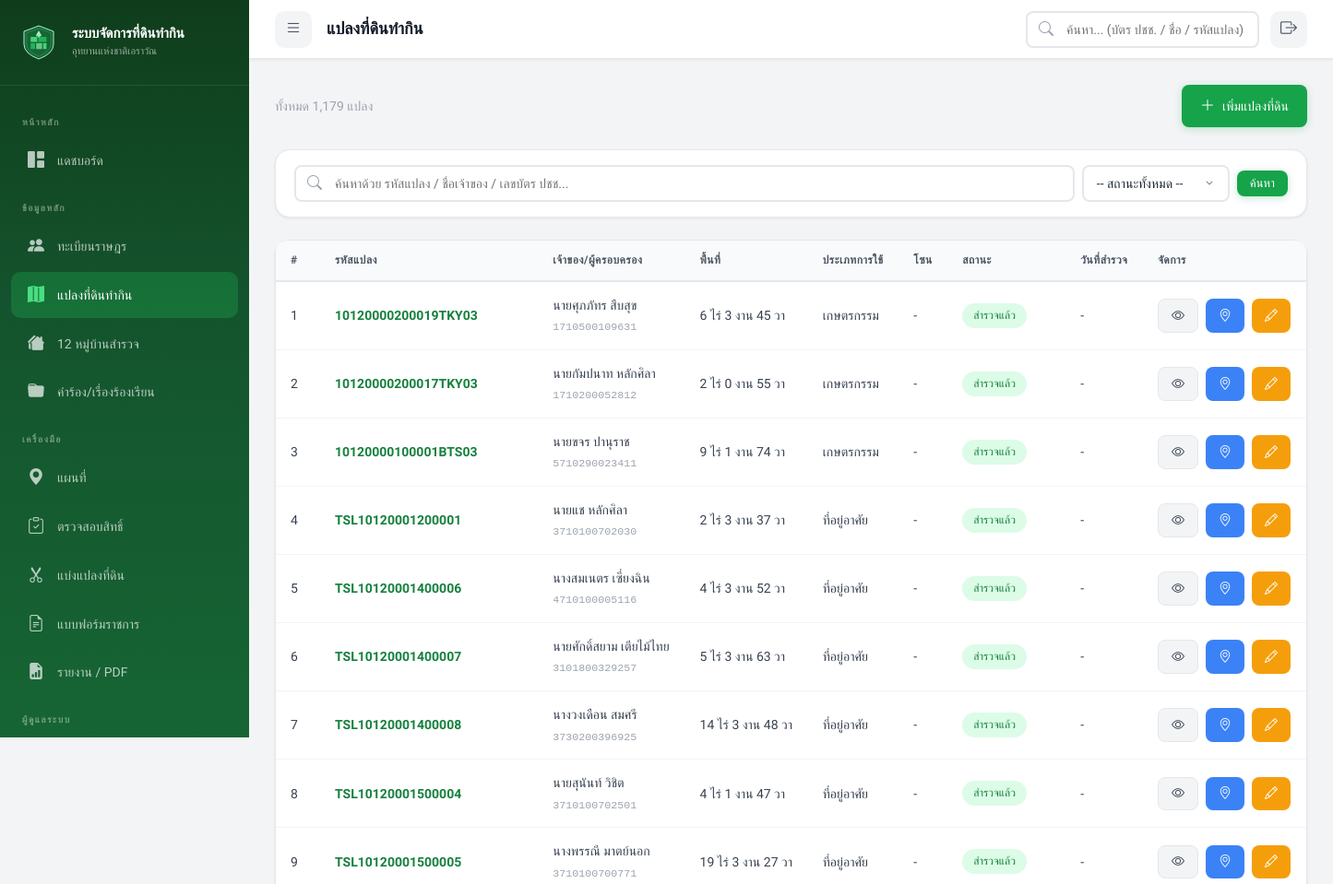
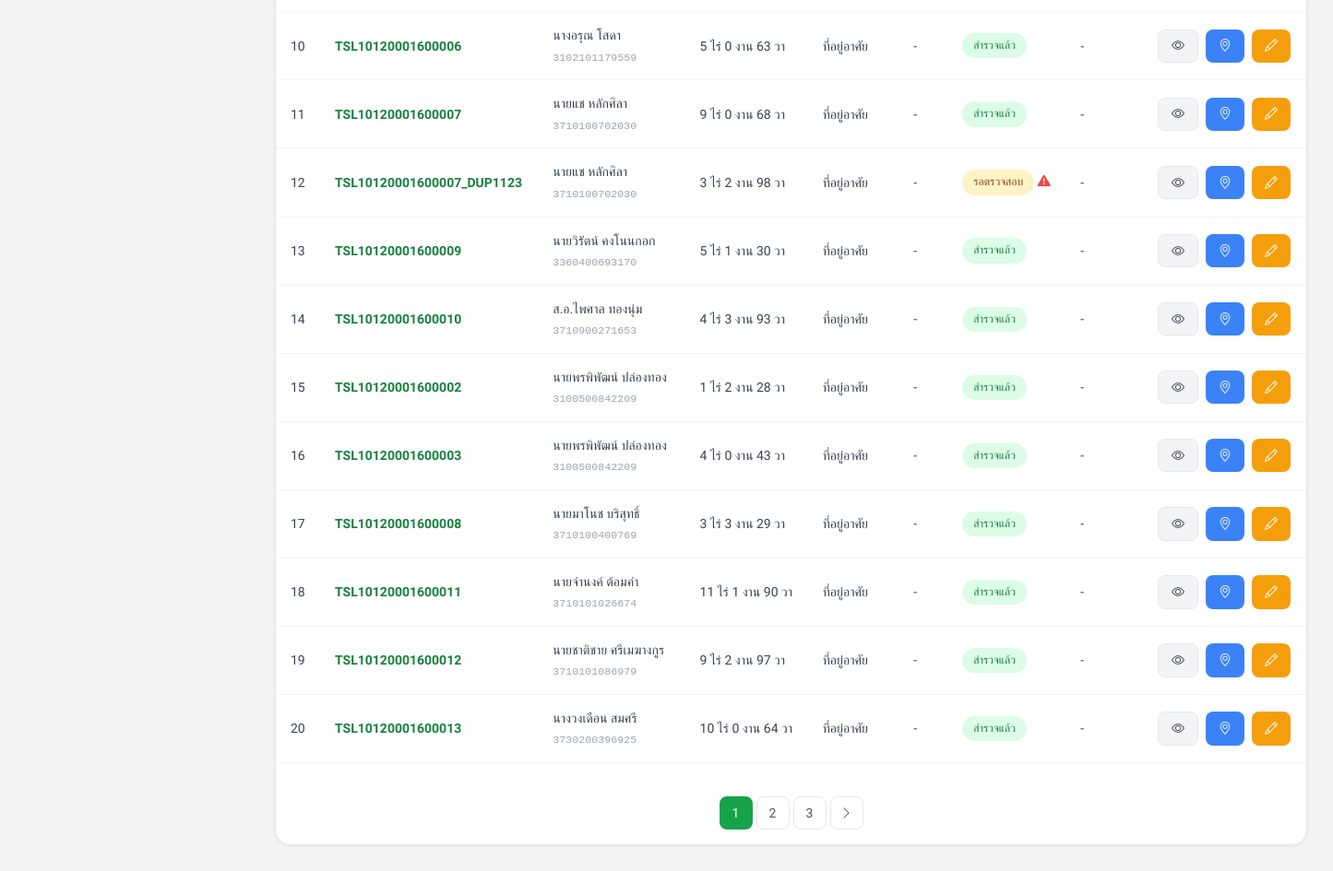
Page /index.php?page=plots (signed in) on the earlier database version (2 pictures, top to bottom).
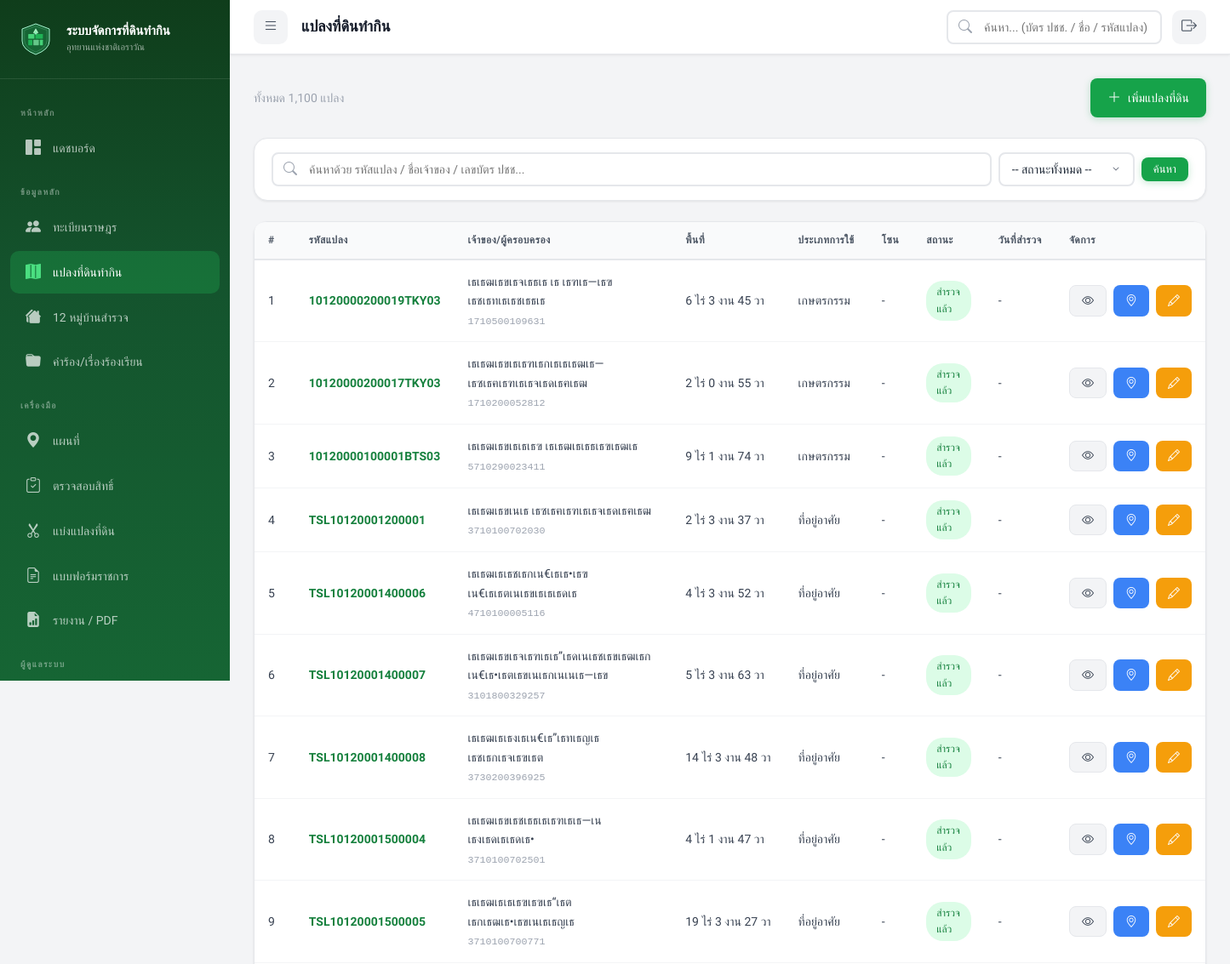
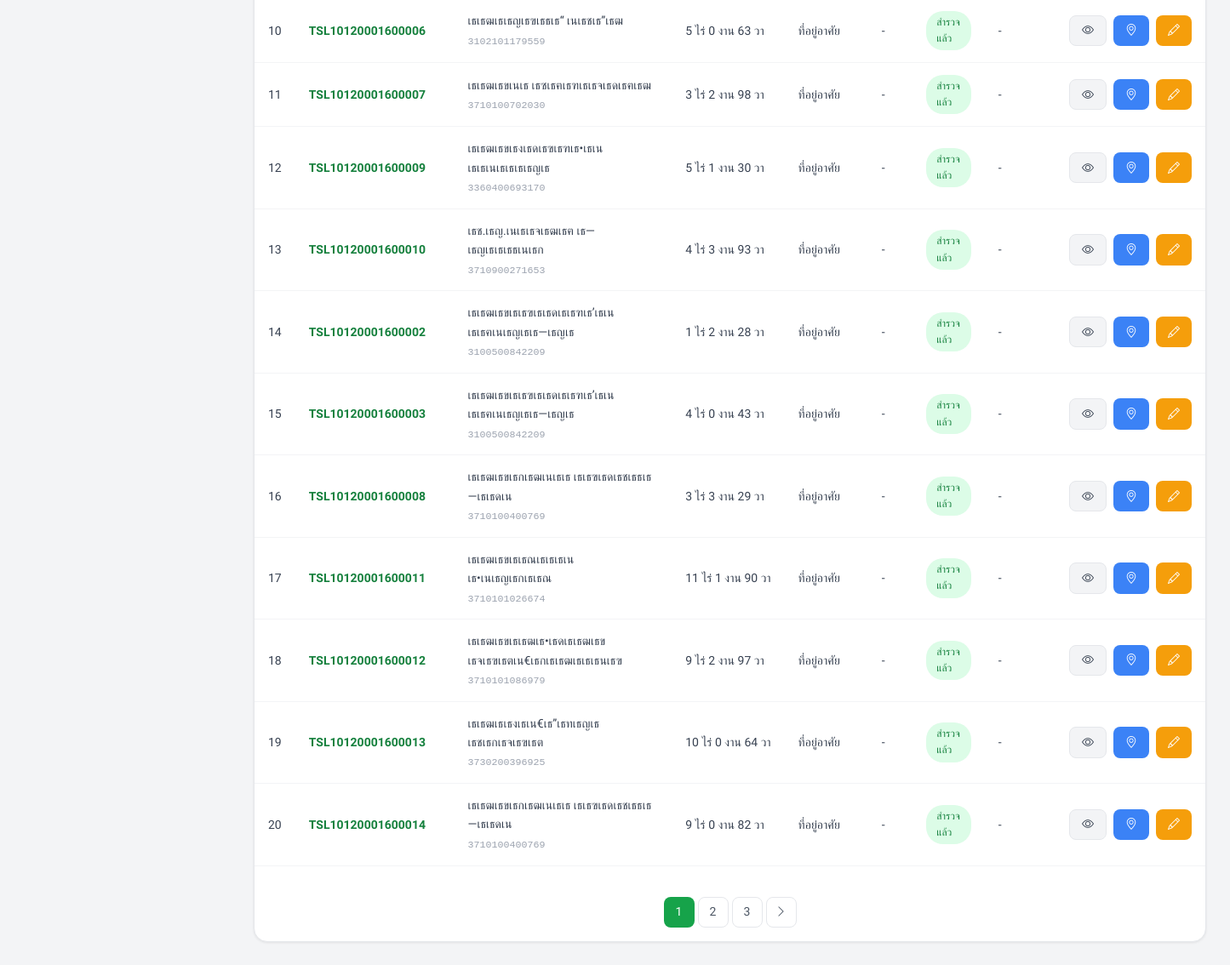
Same page on the later database version (2 pictures, top to bottom).
### tables this page shows
CREATE TABLE `land_plots` (
  `plot_id` int(11) NOT NULL AUTO_INCREMENT,
  `parent_plot_id` int(11) DEFAULT NULL,
  `allocation_type` varchar(20) DEFAULT NULL,
  `plot_code` varchar(50) NOT NULL,
  `villager_id` int(11) NOT NULL,
  `park_name` varchar(100) DEFAULT NULL,
  `zone` varchar(50) DEFAULT NULL,
  `area_rai` decimal(10,2) DEFAULT 0.00,
  `area_ngan` decimal(10,2) DEFAULT 0.00,
  `area_sqwa` decimal(10,2) DEFAULT 0.00,
  `land_use_type` enum('agriculture','residential','garden','livestock','mixed','other') DEFAULT 'agriculture',
  `crop_type` varchar(200) DEFAULT NULL,
  `latitude` decimal(10,7) DEFAULT NULL,
  `longitude` decimal(10,7) DEFAULT NULL,
  `polygon_coords` longtext DEFAULT NULL CHECK (json_valid(`polygon_coords`)),
  `occupation_since` year(4) DEFAULT NULL,
  `has_document` tinyint(1) DEFAULT 0,
  `document_type` varchar(50) DEFAULT NULL,
  `status` enum('surveyed','pending_review','temporary_permit','must_relocate','disputed') DEFAULT 'pending_review',
  `survey_date` date DEFAULT NULL,
  `surveyed_by` int(11) DEFAULT NULL,
  `plot_image_path` varchar(500) DEFAULT NULL,
  `notes` text DEFAULT NULL,
  `remark_risk` enum('not_risky','risky','risky_case','not_risky_case') DEFAULT 'not_risky',
  `watershed_class` varchar(20) DEFAULT NULL,
  `created_at` datetime DEFAULT current_timestamp(),
  `updated_at` datetime DEFAULT current_timestamp() ON UPDATE current_timestamp(),
  `code_dnp` varchar(10) DEFAULT NULL COMMENT 'เธฃเธซเธฑเธชเธเนเธฒเธญเธเธธเธฃเธฑเธเธฉเน',
  `apar_code` varchar(20) DEFAULT NULL COMMENT 'เธฃเธซเธฑเธชเนเธเธฅเธเธ—เธตเนเธเธฃเธดเธซเธฒเธฃเนเธฅเนเธง',
  `apar_no` varchar(10) DEFAULT NULL COMMENT 'เธซเธกเธฒเธขเน€เธฅเธเน€เธเธ•เนเธเธฃเธเธเธฒเธฃเธฏ',
  `num_apar` varchar(20) DEFAULT NULL COMMENT 'เธ—เธตเนเธ”เธดเธเน€เธฅเธเธ—เธตเน',
  `spar_code` varchar(20) DEFAULT NULL COMMENT 'เธฃเธซเธฑเธชเธ—เธตเนเธ”เธดเธเธชเธณเธฃเธงเธ',
  `ban_e` varchar(10) DEFAULT NULL COMMENT 'เธเธทเนเธญเธขเนเธญเธซเธกเธนเนเธเนเธฒเธเธ เธฒเธฉเธฒเธญเธฑเธเธเธคเธฉ (3 เธ•เธฑเธงเธญเธฑเธเธฉเธฃ)',
  `perimeter` decimal(10,3) DEFAULT NULL COMMENT 'เธฃเธฐเธขเธฐเธฃเธญเธเนเธเธฅเธ (เน€เธกเธ•เธฃ)',
  `ban_type` tinyint(4) DEFAULT NULL COMMENT 'เธฅเธฑเธเธฉเธ“เธฐเธซเธกเธนเนเธเนเธฒเธ (1=เนเธเน€เธเธ•, 2=เธเธญเธเน€เธเธ•เธ—เธณเธเธดเธเนเธ, 3=เธเธฒเธเน€เธเธตเนเธขเธง)',
  `num_spar` varchar(50) DEFAULT NULL COMMENT 'เน€เธฅเธเธ—เธตเนเนเธเธฅเธเธชเธณเธฃเธงเธ',
  `spar_no` varchar(10) DEFAULT NULL COMMENT 'เธฅเธณเธ”เธฑเธเธชเธณเธฃเธงเธ',
  `par_ban` varchar(50) DEFAULT NULL COMMENT 'เธเธทเนเธญเธเนเธฒเธ (เธ—เธตเนเธ•เธฑเนเธเนเธเธฅเธ)',
  `par_moo` varchar(5) DEFAULT NULL COMMENT 'เธซเธกเน (เนเธเธฅเธ)',
  `par_tam` varchar(50) DEFAULT NULL COMMENT 'เธ•เธณเธเธฅ (เนเธเธฅเธ)',
  `par_amp` varchar(50) DEFAULT NULL COMMENT 'เธญเธณเน€เธ เธญ (เนเธเธฅเธ)',
  `par_prov` varchar(50) DEFAULT NULL COMMENT 'เธเธฑเธเธซเธงเธฑเธ” (เนเธเธฅเธ)',
  `ptype` varchar(100) DEFAULT NULL COMMENT 'เธเธฃเธฐเน€เธ เธ—เธ—เธตเนเธ”เธดเธ',
  `target_fid` int(11) DEFAULT NULL COMMENT 'TARGET_FID เธญเนเธฒเธเธญเธดเธ Shapefile',
  `data_issues` text DEFAULT NULL COMMENT 'เธเธฑเธซเธฒเธเนเธญเธกเธฅเธ—เธตเนเธเธเธเธฒเธเธเธฒเธฃเธ•เธฃเธงเธเธชเธญเธ',
  PRIMARY KEY (`plot_id`),
  UNIQUE KEY `plot_code` (`plot_code`),
  KEY `surveyed_by` (`surveyed_by`),
  KEY `idx_plot_code` (`plot_code`),
  KEY `idx_villager` (`villager_id`),
  KEY `idx_status` (`status`),
  KEY `idx_coords` (`latitude`,`longitude`),
  KEY `idx_park` (`park_name`),
  KEY `idx_zone` (`zone`),
  KEY `idx_parent_plot` (`parent_plot_id`),
  CONSTRAINT `land_plots_ibfk_1` FOREIGN KEY (`villager_id`) REFERENCES `villagers` (`villager_id`) ON DELETE CASCADE,
  CONSTRAINT `land_plots_ibfk_2` FOREIGN KEY (`surveyed_by`) REFERENCES `users` (`user_id`) ON DELETE SET NULL
);

CREATE TABLE `villagers` (
  `villager_id` int(11) NOT NULL AUTO_INCREMENT,
  `id_card_number` varchar(13) NOT NULL,
  `prefix` varchar(20) DEFAULT NULL,
  `first_name` varchar(100) NOT NULL,
  `last_name` varchar(100) NOT NULL,
  `birth_date` date DEFAULT NULL,
  `phone` varchar(15) DEFAULT NULL,
  `address` text DEFAULT NULL,
  `village_no` varchar(10) DEFAULT NULL,
  `village_name` varchar(100) DEFAULT NULL,
  `sub_district` varchar(100) DEFAULT NULL,
  `district` varchar(100) DEFAULT NULL,
  `province` varchar(100) DEFAULT NULL,
  `photo_path` varchar(500) DEFAULT NULL,
  `notes` text DEFAULT NULL,
  `qualification_status` enum('pending','passed','failed') DEFAULT 'pending',
  `qual_thai_nationality` tinyint(1) DEFAULT 1,
  `qual_continuous_residence` tinyint(1) DEFAULT 1,
  `qual_no_other_land` tinyint(1) DEFAULT 1,
  `qual_no_court_order` tinyint(1) DEFAULT 1,
  `qual_no_forest_crime` tinyint(1) DEFAULT 1,
  `qual_no_revoked_rights` tinyint(1) DEFAULT 1,
  `qualification_date` date DEFAULT NULL,
  `qualification_notes` text DEFAULT NULL,
  `created_by` int(11) DEFAULT NULL,
  `created_at` datetime DEFAULT current_timestamp(),
  `updated_at` datetime DEFAULT current_timestamp() ON UPDATE current_timestamp(),
  `verification_status` enum('pending','verified') DEFAULT 'pending',
  `verified_at` datetime DEFAULT NULL,
  `verified_by` int(11) DEFAULT NULL,
  PRIMARY KEY (`villager_id`),
  UNIQUE KEY `id_card_number` (`id_card_number`),
  KEY `created_by` (`created_by`),
  KEY `idx_id_card` (`id_card_number`),
  KEY `idx_name` (`first_name`,`last_name`),
  KEY `idx_village` (`village_name`),
  CONSTRAINT `villagers_ibfk_1` FOREIGN KEY (`created_by`) REFERENCES `users` (`user_id`) ON DELETE SET NULL
);

### views/plots/list.php (the view, shortened to what the changed rows need)
<?php
$db = getDB();
$search = trim($_GET['search'] ?? '');
$statusFilter = $_GET['status'] ?? '';
$page_num = max(1, (int) ($_GET['p'] ?? 1));
$offset = ($page_num - 1) * ITEMS_PER_PAGE;
$where = [];
$params = [];
$whereClause = !empty($where) ? 'WHERE ' . implode(' AND ', $where) : '';
$countStmt = $db->prepare("SELECT COUNT(*) FROM land_plots lp JOIN villagers v ON lp.villager_id = v.villager_id $whereClause");
$countStmt->execute($params);
$totalItems = $countStmt->fetchColumn();
$totalPages = max(1, ceil($totalItems / ITEMS_PER_PAGE));
$sql = "SELECT lp.*, v.first_name, v.last_name, v.prefix, v.id_card_number,
               u.full_name as surveyor_name
        FROM land_plots lp
        JOIN villagers v ON lp.villager_id = v.villager_id
        LEFT JOIN users u ON lp.surveyed_by = u.user_id
        $whereClause
        ORDER BY lp.created_at DESC
        LIMIT " . ITEMS_PER_PAGE . " OFFSET $offset";
$stmt = $db->prepare($sql);
$stmt->execute($params);
$plots = $stmt->fetchAll();
?>
<div class="d-flex justify-between align-center mb-3">
    <p class="text-muted">ทั้งหมด
        <?= number_format($totalItems) ?> แปลง
    </p>
    <div class="d-flex gap-1">
        <?php if ($_SESSION['role'] !== ROLE_VIEWER): ?>
            <a href="index.php?page=plots&action=create" class="btn btn-primary">
                <i class="bi bi-plus-lg"></i> เพิ่มแปลงที่ดิน
            </a>
        <?php endif; ?>
    </div>
</div>
<div class="card mb-3">
    <div class="card-body" style="padding: 16px 20px;">
        <form method="GET" class="d-flex gap-1 align-center" style="flex-wrap:wrap;">
            <div class="search-bar" style="flex:1; min-width:250px; max-width:100%;">
                <i class="bi bi-search"></i>
                <input type="text" name="search" value="<?= htmlspecialchars($search) ?>" data-live-search="true"
                    placeholder="ค้นหาด้วย รหัสแปลง / ชื่อเจ้าของ / เลขบัตร ปชช...">
            </div>
            <select name="status" class="form-control" style="width:auto; min-width:160px;">
                <option value="">-- สถานะทั้งหมด --</option>
            </select>
            <button type="submit" class="btn btn-primary btn-sm">ค้นหา</button>
        </form>
    </div>
</div>
<div class="card">
    <div class="card-body" style="padding:0;">
        <?php if (empty($plots)): ?>
            <div class="empty-state">
                <i class="bi bi-map"></i>
                <h4>ไม่พบข้อมูลแปลงที่ดิน</h4>
                <p>
                    <?= $search ? 'ลองค้นหาด้วยคำอื่น' : 'เริ่มต้นโดยเพิ่มข้อมูลแปลงที่ดินแปลงแรก' ?>
                </p>
            </div>
        <?php else: ?>
            <div class="table-container">
                <table>
                    <thead>
                        <tr>
                            <th>#</th>
                            <th>รหัสแปลง</th>
                            <th>เจ้าของ/ผู้ครอบครอง</th>
                            <th>พื้นที่</th>
                            <th>ประเภทการใช้</th>
                            <th>โซน</th>
                            <th>สถานะ</th>
                            <th>วันที่สำรวจ</th>
                            <th>จัดการ</th>
                        </tr>
                    </thead>
                    <tbody>
                        <?php foreach ($plots as $i => $p): ?>
                            <tr>
                                <td>
                                    <?= $offset + $i + 1 ?>
                                </td>
                                <td><strong style="color:var(--primary-700);">
                                        <?= htmlspecialchars($p['plot_code']) ?>
                                    </strong></td>
                                <td>
                                    <?= htmlspecialchars(($p['prefix'] ?? '') . $p['first_name'] . ' ' . $p['last_name']) ?>
                                    <br><small class="text-muted" style="font-family:monospace;">
                                        <?= $p['id_card_number'] ?>
                                    </small>
                                </td>
                                <td style="white-space:nowrap;">
                                    <?= number_format($p['area_rai']) ?> ไร่
                                    <?= number_format($p['area_ngan']) ?> งาน
                                    <?= number_format($p['area_sqwa']) ?> วา
                                </td>
                                <td>
                                    <?= LAND_USE_LABELS[$p['land_use_type']] ?? $p['land_use_type'] ?>
                                </td>
                                <td>
                                    <?= htmlspecialchars($p['zone'] ?? '-') ?>
                                </td>
                                <td>
                                    <?php
                                    $statusBadge = match ($p['status']) {
                                        'surveyed' => 'badge-success',
                                        'pending_review' => 'badge-warning',
                                        'temporary_permit' => 'badge-info',
                                        'must_relocate' => 'badge-danger',
                                        'disputed' => 'badge-orange',
                                        default => 'badge-gray',
                                    };
                                    ?>
                                    <span class="badge <?= $statusBadge ?>">
                                        <?= PLOT_STATUS_LABELS[$p['status']] ?? $p['status'] ?>
                                    </span>
                                    <?php if (!empty($p['data_issues'])): ?>
                                        <i class="bi bi-exclamation-triangle-fill" style="color:#ef4444; font-size:14px;" title="พบประเด็นข้อมูล: <?= htmlspecialchars(str_replace("\n", " ", $p['data_issues'])) ?>"></i>
                                    <?php endif; ?>
                                </td>
                                <td style="white-space:nowrap;">
                                    <?= $p['survey_date'] ? date('d/m/Y', strtotime($p['survey_date'])) : '-' ?>
                                </td>
                                <td>
                                    <div class="d-flex gap-1">
                                        <a href="index.php?page=plots&action=view&id=<?= $p['plot_id'] ?>"
                                            class="btn btn-secondary btn-sm" title="ดู">
                                            <i class="bi bi-eye"></i>
                                        </a>
                                        <?php if ($p['latitude'] && $p['longitude']): ?>
                                            <a href="index.php?page=map&lat=<?= $p['latitude'] ?>&lng=<?= $p['longitude'] ?>&plot=<?= $p['plot_id'] ?>"
                                                class="btn btn-info btn-sm" title="ดูแผนที่">
                                                <i class="bi bi-geo-alt"></i>
                                            </a>
                                        <?php endif; ?>
                                        <?php if ($_SESSION['role'] !== ROLE_VIEWER): ?>
                                            <a href="index.php?page=plots&action=edit&id=<?= $p['plot_id'] ?>"
                                                class="btn btn-warning btn-sm" title="แก้ไข">
                                                <i class="bi bi-pencil"></i>
                                            </a>
                                        <?php endif; ?>
                                    </div>
                                </td>
                            </tr>
                        <?php endforeach; ?>
                    </tbody>
                </table>
            </div>
            <?php if ($totalPages > 1): ?>
                <div class="card-footer">
                    <div class="pagination">
                        <?php for ($pg = max(1, $page_num - 2); $pg <= min($totalPages, $page_num + 2); $pg++): ?>
                            <?php if ($pg == $page_num): ?>
                                <span class="active">
                                    <?= $pg ?>
                                </span>
                            <?php else: ?>
                                <a
                                    href="index.php?page=plots&p=<?= $pg ?>&search=<?= urlencode($search) ?>&status=<?= urlencode($statusFilter) ?>">
                                    <?= $pg ?>
                                </a>
                            <?php endif; ?>
                        <?php endfor; ?>
                        <?php if ($page_num < $totalPages): ?>
                            <a
                                href="index.php?page=plots&p=<?= $page_num + 1 ?>&search=<?= urlencode($search) ?>&status=<?= urlencode($statusFilter) ?>">
                                <i class="bi bi-chevron-right"></i>
                            </a>
                        <?php endif; ?>
                    </div>
                </div>
            <?php endif; ?>
        <?php endif; ?>
    </div>
</div>

Differences in the rows shown:
removed land_plots: i "12", plot_code "TSL10120001600007_DUP1123", villager.last_name "นายแช หลักศิลา", villager.id_card_number "3710100702030", area_rai "3", area_ngan "2", area_sqwa "98", land_use_type "ที่อยู่อาศัย", zone "-", status "รอตรวจสอบ"
changed land_plots "10120000200019TKY03": villager.last_name "นายศุภภัทร สืบสุข" → "เธเธฒเธขเธจเธธเธ เธ เธฑเธ—เธฃ เธชเธทเธเธชเธธเธ"
changed land_plots "10120000200017TKY03": villager.last_name "นายกัมปนาท หลักศิลา" → "เธเธฒเธขเธเธฑเธกเธเธเธฒเธ— เธซเธฅเธฑเธเธจเธดเธฅเธฒ"
changed land_plots "10120000100001BTS03": villager.last_name "นายขจร ปานุราช" → "เธเธฒเธขเธเธเธฃ เธเธฒเธเธธเธฃเธฒเธ"
changed land_plots "TSL10120001200001": villager.last_name "นายแช หลักศิลา" → "เธเธฒเธขเนเธ เธซเธฅเธฑเธเธจเธดเธฅเธฒ"
changed land_plots "TSL10120001400006": villager.last_name "นางสมเนตร เซี่ยงฉิน" → "เธเธฒเธเธชเธกเน€เธเธ•เธฃ เน€เธเธตเนเธขเธเธเธดเธ"
changed land_plots "TSL10120001400007": villager.last_name "นายศักดิ์สยาม เตียไม้ไทย" → "เธเธฒเธขเธจเธฑเธเธ”เธดเนเธชเธขเธฒเธก เน€เธ•เธตเธขเนเธกเนเนเธ—เธข"
changed land_plots "TSL10120001400008": villager.last_name "นางวงเดือน สมศรี" → "เธเธฒเธเธงเธเน€เธ”เธทเธญเธ เธชเธกเธจเธฃเธต"
changed land_plots "TSL10120001500004": villager.last_name "นายสุนันท์ วิชิต" → "เธเธฒเธขเธชเธธเธเธฑเธเธ—เน เธงเธดเธเธดเธ•"
changed land_plots "TSL10120001500005": villager.last_name "นางพรรณี มาตย์นอก" → "เธเธฒเธเธเธฃเธฃเธ“เธต เธกเธฒเธ•เธขเนเธเธญเธ"
changed land_plots "TSL10120001600006": villager.last_name "นางอรุณ โสดา" → "เธเธฒเธเธญเธฃเธธเธ“ เนเธชเธ”เธฒ"
changed land_plots "TSL10120001600007": villager.last_name "นายแช หลักศิลา" → "เธเธฒเธขเนเธ เธซเธฅเธฑเธเธจเธดเธฅเธฒ"; area_rai "9" → "3"; area_ngan "0" → "2"; area_sqwa "68" → "98"
changed land_plots "TSL10120001600009": i "13" → "12"; villager.last_name "นายวิรัตน์ คงโนนกอก" → "เธเธฒเธขเธงเธดเธฃเธฑเธ•เธเน เธเธเนเธเธเธเธญเธ"
changed land_plots "TSL10120001600010": i "14" → "13"; villager.last_name "ส.อ.ไพศาล ทองนุ่ม" → "เธช.เธญ.เนเธเธจเธฒเธฅ เธ—เธญเธเธเธธเนเธก"
changed land_plots "TSL10120001600002": i "15" → "14"; villager.last_name "นายพรพิพัฒน์ ปล่องทอง" → "เธเธฒเธขเธเธฃเธเธดเธเธฑเธ’เธเน เธเธฅเนเธญเธเธ—เธญเธ"
changed land_plots "TSL10120001600003": i "16" → "15"; villager.last_name "นายพรพิพัฒน์ ปล่องทอง" → "เธเธฒเธขเธเธฃเธเธดเธเธฑเธ’เธเน เธเธฅเนเธญเธเธ—เธญเธ"
changed land_plots "TSL10120001600008": i "17" → "16"; villager.last_name "นายมาโนช บริสุทธิ์" → "เธเธฒเธขเธกเธฒเนเธเธ เธเธฃเธดเธชเธธเธ—เธเธดเน"
changed land_plots "TSL10120001600011": i "18" → "17"; villager.last_name "นายจำนงค์ ต้อมคำ" → "เธเธฒเธขเธเธณเธเธเธเน เธ•เนเธญเธกเธเธณ"
changed land_plots "TSL10120001600012": i "19" → "18"; villager.last_name "นายชาติชาย ศรีเมฆางกูร" → "เธเธฒเธขเธเธฒเธ•เธดเธเธฒเธข เธจเธฃเธตเน€เธกเธเธฒเธเธเธนเธฃ"
changed land_plots "TSL10120001600013": i "20" → "19"; villager.last_name "นางวงเดือน สมศรี" → "เธเธฒเธเธงเธเน€เธ”เธทเธญเธ เธชเธกเธจเธฃเธต"
now on this page (row edited): land_plots: i "20", plot_code "TSL10120001600014", villager.last_name "เธเธฒเธขเธกเธฒเนเธเธ เธเธฃเธดเธชเธธเธ—เธเธดเน", villager.id_card_number "3710100400769", area_rai "9", area_ngan "0", area_sqwa "82", land_use_type "ที่อยู่อาศัย", zone "-", status "สำรวจแล้ว"
Other differences:
$totalItems: "1,179" → "1,100"
